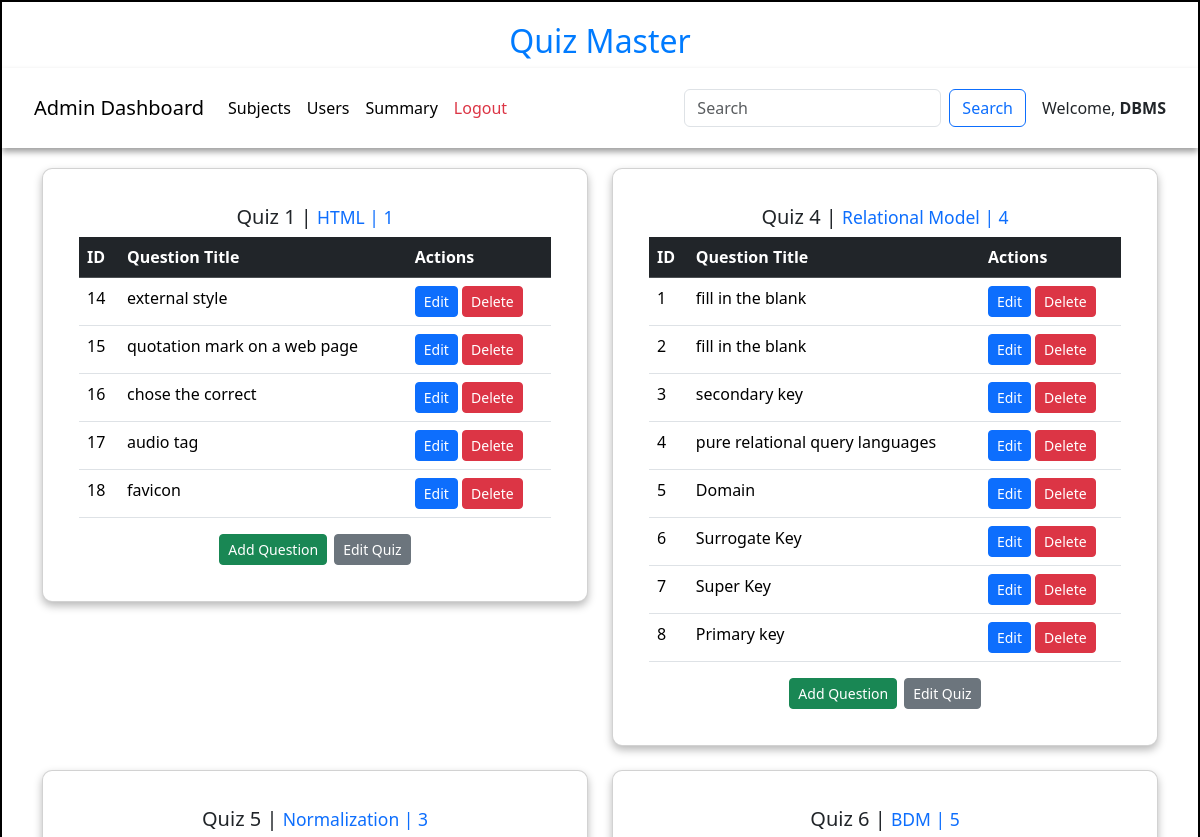
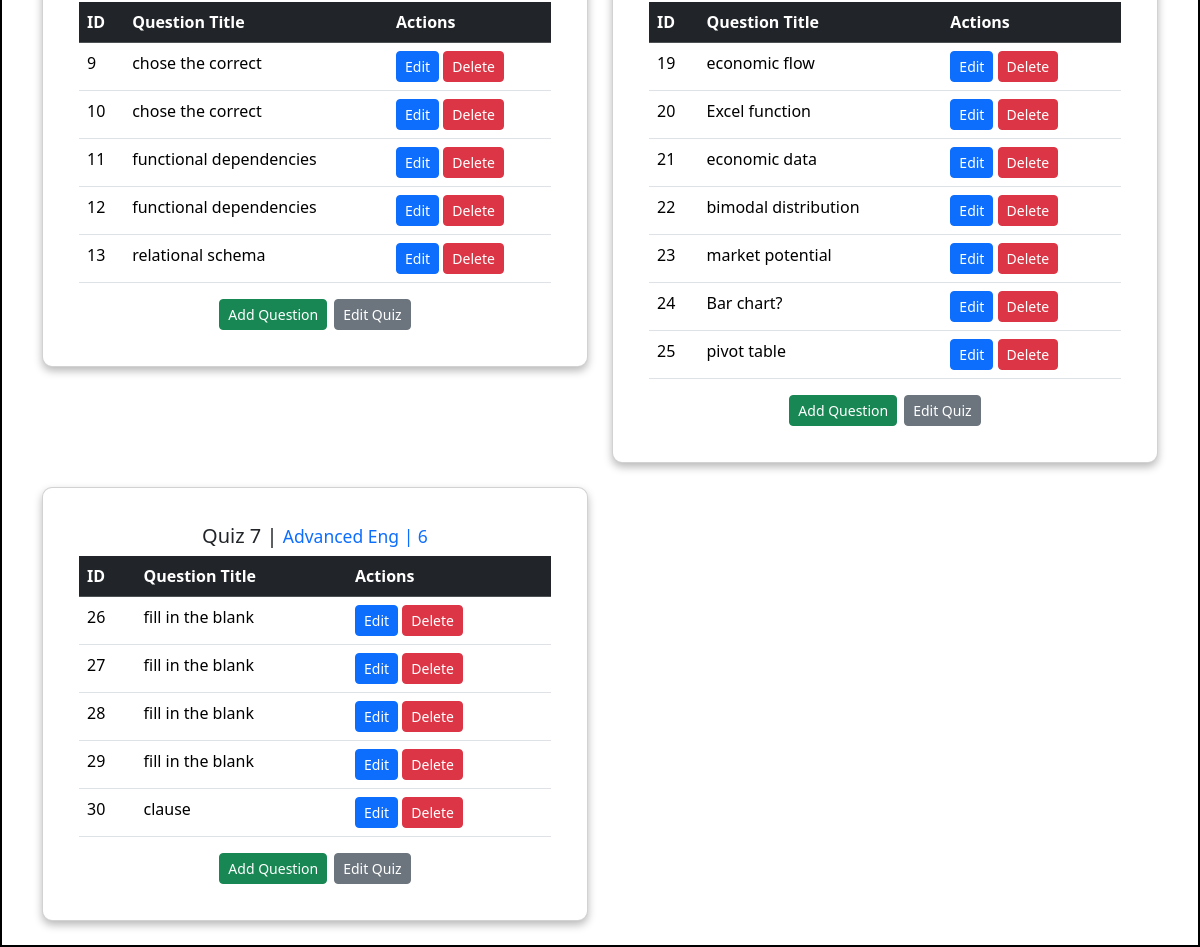
Page /quiz_dashboard/DBMS on the committed database (2 pictures, top to bottom).
### models/models.py (models this page shows)
class Quiz(db.Model):
    id=db.Column(db.Integer,primary_key=True)
    name = db.Column(db.String,unique=True,nullable=False)
    Chapter_id = db.Column(db.Integer,db.ForeignKey("chapter.id"),nullable=False)
    date_of_quiz = db.Column(db.Date(),nullable=False)
    time_duration = db.Column(db.Time(),nullable =False)
    remarks=db.Column(db.String)
    scores= db.relationship("Score",cascade="all,delete",backref="quiz",lazy=True)
    questions = db.relationship("Question",cascade="all,delete",backref="quiz",lazy=True)

class Question(db.Model):
    id=db.Column(db.Integer,primary_key=True)
    quiz_id = db.Column(db.Integer,db.ForeignKey("quiz.id"),nullable=False)
    question_title = db.Column(db.String,nullable=False)
    question_statement = db.Column(db.String,nullable=False)
    option1 = db.Column(db.String,nullable=False)
    option2 = db.Column(db.String,nullable=False)
    option3 = db.Column(db.String,nullable=False)
    option4 = db.Column(db.String,nullable=False)
    correct_option = db.Column(db.Integer,nullable=False)

### controllers/controller.py (the view)
@app.route('/quiz_dashboard/<name>')
def quiz_dashboard(name):
    quizzes = get_quizs()
    return render_template("quiz_dashboard.html",quizs=quizzes,name=name)

### controllers/controller.py (called while the page is built)
def get_quizs():
    quizs = Quiz.query.all()
    return quizs

### templates/quiz_dashboard.html (shortened to what this page needs)
<!DOCTYPE html>
<html lang="en">
<head>
    <link href="https://cdn.jsdelivr.net/npm/bootstrap@5.3.3/dist/css/bootstrap.min.css" rel="stylesheet">
    <link rel="stylesheet" href="/static/css/style.css">
</head>
<body>
    <div id="container">
        <h1 id="heading">Quiz Master</h1>
        <nav class="navbar navbar-expand-lg navbar-light bg-white" >
            <div class="container-fluid">
                <a class="navbar-brand" >Admin Dashboard</a>
                <div class="collapse navbar-collapse" id="navbarNav">
                    <ul class="navbar-nav me-auto">
                        <li class="nav-item">
                            <a class="nav-link active" href="/admin/{{ name }}">Subjects</a>
                        </li>
                        <li class="nav-item">
                            <a class="nav-link active" href="/admin_users/{{name}}">Users</a>
                        </li>
                        <li class="nav-item">
                            <a class="nav-link active" href="/admin_summary/{{name}}">Summary</a>
                        </li>
                        <li class="nav-item">
                            <a class="nav-link text-danger" href="/login">Logout</a>
                        </li>
                    </ul>
                    <form class="d-flex" method="POST" action="/search2/{{name}}">
                        <input class="form-control me-2" type="search" placeholder="Search" name="search_txt" id="search_txt">
                        <button class="btn btn-outline-primary" type="submit">Search</button>
                    </form>
                </div>
                <span class="ms-3">Welcome, <strong>{{name}}</strong></span>
            </div>
        </nav>
        <div class="container" style="margin-top: 20px;">
            {% if quizs %}
        <div class="row">
            {% for quiz in quizs %}
            <div class="col-lg-6 col-md-6 col-sm-12 mb-4">
                <div class="card">
                    <div class="card-body">
                        <h5 class="card-title text-center">
                            Quiz {{ quiz.id }} | <small class="text-primary">{{ quiz.name }} | {{quiz.Chapter_id}}</small>
                        </h5>
                        {% if quiz.questions %}
                        <table class="table">
                            <thead class="table-dark">
                                <tr>
                                    <th scope="col">ID</th>
                                    <th scope="col">Question Title</th>
                                    <th scope="col">Actions</th>
                                </tr>
                            </thead>
                            <tbody>
                                {% for question in quiz.questions %}
                                <tr>
                                    <td>{{ question.id }}</td>
                                    <td>{{ question.question_title }}</td>
                                    <td>
                                        <a href="/edit_question/{{question.id}}/{{name}}" class="btn btn-primary btn-sm">Edit</a>
                                        <a href="/delete_question/{{question.id}}/{{name}}" class="btn btn-danger btn-sm">Delete</a>
                                    </td>
                                </tr>
                                {% endfor %}
                            </tbody>
                        </table>
                        {% else %}
                        <p class="text-center text-danger">No questions available</p>
                        {% endif %}
                        <div style="display: flex;justify-content: center;">
                            <a href="/add_question/{{quiz.id}}/{{name}}" class="btn btn-success btn-sm" style="margin-right: 7px;">Add Question</a>
                            <a href="/edit_quiz/{{quiz.id}}/{{name}}" class="btn btn-secondary btn-sm">Edit Quiz</a>
                        </div>
                    </div>
                </div>
            </div>
            {% endfor %}
        </div>
        {% else %}
        <p class="text-center">No quizzes are available!</p>
        {% endif %}
        </div>
    </div>
</body>
</html>

### static/css/style.css (style rules this page uses)
* { margin: 0px }
#container { border: 2px solid black; margin: auto; min-height: 729px; width: 100%; }
#heading { text-align: center; font-size: 2rem; margin-top: 20px; color: #007bff; }
.navbar { box-shadow: 0px 4px 6px rgba(0, 0, 0, 0.374); padding:20px; }
.card { box-shadow: 0px 4px 8px rgba(0, 0, 0, 0.280); transition: transform 0.2s ease-in-out; border-radius: 10px; padding: 20px; }

### rows in the picture
Quiz: id "1", name "HTML", Chapter_id "1"
Question: id "14", question_title "external style"
Question: id "15", question_title "quotation mark on a web page"
Question: id "16", question_title "chose the correct"
Question: id "17", question_title "audio tag"
Question: id "18", question_title "favicon"
Quiz: id "4", name "Relational Model", Chapter_id "4"
Question: id "1", question_title "fill in the blank"
Question: id "2", question_title "fill in the blank"
Question: id "3", question_title "secondary key"
Question: id "4", question_title "pure relational query languages"
Question: id "5", question_title "Domain"
Question: id "6", question_title "Surrogate Key"
Question: id "7", question_title "Super Key"
Question: id "8", question_title "Primary key"
Quiz: id "5", name "Normalization", Chapter_id "3"
Question: id "9", question_title "chose the correct"
Question: id "10", question_title "chose the correct"
Question: id "11", question_title "functional dependencies"
Question: id "12", question_title "functional dependencies"
Question: id "13", question_title "relational schema"
Quiz: id "6", name "BDM", Chapter_id "5"
Question: id "19", question_title "economic flow"
Question: id "20", question_title "Excel function"
Question: id "21", question_title "economic data"
Question: id "22", question_title "bimodal distribution"
Question: id "23", question_title "market potential"
Question: id "24", question_title "Bar chart?"
Question: id "25", question_title "pivot table"
Quiz: id "7", name "Advanced Eng", Chapter_id "6"
Question: id "26", question_title "fill in the blank"
Question: id "27", question_title "fill in the blank"
Question: id "28", question_title "fill in the blank"
Question: id "29", question_title "fill in the blank"
Question: id "30", question_title "clause"

### other values in the picture
{{ name }} "DBMS"
